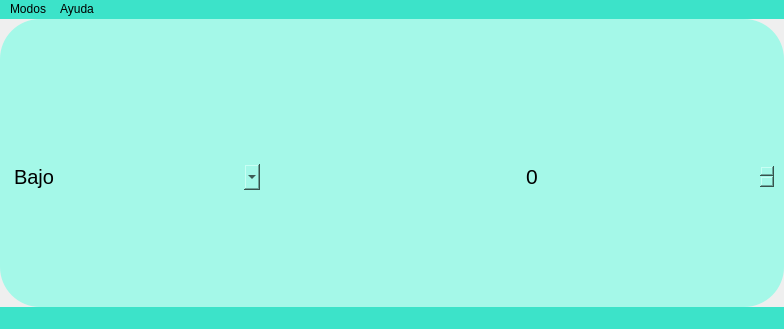
<?xml version="1.0" encoding="UTF-8"?>
<ui version="4.0">
 <class>Presentacion</class>
 <widget class="QMainWindow" name="Presentacion">
  <property name="geometry">
   <rect>
    <x>0</x>
    <y>0</y>
    <width>784</width>
    <height>329</height>
   </rect>
  </property>
  <property name="windowTitle">
   <string>Controller</string>
  </property>
  <property name="windowIcon">
   <iconset resource="iconos.qrc">
    <normaloff>:/iconos/iconos/remote_control_icon-icons.com_49852.png</normaloff>:/iconos/iconos/remote_control_icon-icons.com_49852.png</iconset>
  </property>
  <property name="styleSheet">
   <string notr="true">
</string>
  </property>
  <property name="unifiedTitleAndToolBarOnMac">
   <bool>false</bool>
  </property>
  <widget class="QWidget" name="centralwidget">
   <property name="font">
    <font>
     <pointsize>12</pointsize>
    </font>
   </property>
   <property name="autoFillBackground">
    <bool>false</bool>
   </property>
   <property name="styleSheet">
    <string notr="true">background:  rgb(164, 248, 232);
border-radius:40px;
</string>
   </property>
   <layout class="QGridLayout" name="gridLayout_2">
    <item row="2" column="0">
     <layout class="QGridLayout" name="gridLayout">
      <item row="0" column="2">
       <layout class="QVBoxLayout" name="verticalLayout_2" stretch="0,0">
        <property name="spacing">
         <number>7</number>
        </property>
        <property name="sizeConstraint">
         <enum>QLayout::SetDefaultConstraint</enum>
        </property>
        <item>
         <widget class="QLabel" name="label_2">
          <property name="minimumSize">
           <size>
            <width>0</width>
            <height>0</height>
           </size>
          </property>
          <property name="maximumSize">
           <size>
            <width>300</width>
            <height>200</height>
           </size>
          </property>
          <property name="baseSize">
           <size>
            <width>100</width>
            <height>100</height>
           </size>
          </property>
          <property name="font">
           <font>
            <pointsize>12</pointsize>
           </font>
          </property>
          <property name="styleSheet">
           <string notr="true">image: url(:/iconos/iconos/temperature-1_icon-icons.com_65085.png);</string>
          </property>
          <property name="text">
           <string/>
          </property>
          <property name="alignment">
           <set>Qt::AlignCenter</set>
          </property>
         </widget>
        </item>
        <item>
         <widget class="QSpinBox" name="temp">
          <property name="sizePolicy">
           <sizepolicy hsizetype="Preferred" vsizetype="Fixed">
            <horstretch>0</horstretch>
            <verstretch>0</verstretch>
           </sizepolicy>
          </property>
          <property name="maximumSize">
           <size>
            <width>16777215</width>
            <height>16777215</height>
           </size>
          </property>
          <property name="font">
           <font>
            <pointsize>16</pointsize>
           </font>
          </property>
          <property name="minimum">
           <number>0</number>
          </property>
          <property name="maximum">
           <number>0</number>
          </property>
          <property name="displayIntegerBase">
           <number>10</number>
          </property>
         </widget>
        </item>
       </layout>
      </item>
      <item row="0" column="0">
       <layout class="QVBoxLayout" name="verticalLayout">
        <item>
         <widget class="QLabel" name="label">
          <property name="sizePolicy">
           <sizepolicy hsizetype="Preferred" vsizetype="Preferred">
            <horstretch>0</horstretch>
            <verstretch>0</verstretch>
           </sizepolicy>
          </property>
          <property name="maximumSize">
           <size>
            <width>300</width>
            <height>200</height>
           </size>
          </property>
          <property name="font">
           <font>
            <pointsize>13</pointsize>
           </font>
          </property>
          <property name="styleSheet">
           <string notr="true">image: url(:/iconos/iconos/level_skill_icon_216954.png);</string>
          </property>
          <property name="text">
           <string/>
          </property>
          <property name="alignment">
           <set>Qt::AlignCenter</set>
          </property>
         </widget>
        </item>
        <item>
         <widget class="QComboBox" name="potencia">
          <property name="sizePolicy">
           <sizepolicy hsizetype="Preferred" vsizetype="Fixed">
            <horstretch>0</horstretch>
            <verstretch>0</verstretch>
           </sizepolicy>
          </property>
          <property name="font">
           <font>
            <pointsize>15</pointsize>
           </font>
          </property>
          <property name="layoutDirection">
           <enum>Qt::LeftToRight</enum>
          </property>
          <property name="autoFillBackground">
           <bool>false</bool>
          </property>
          <item>
           <property name="text">
            <string>Bajo</string>
           </property>
          </item>
          <item>
           <property name="text">
            <string>Medio</string>
           </property>
          </item>
          <item>
           <property name="text">
            <string>Alto</string>
           </property>
          </item>
         </widget>
        </item>
       </layout>
      </item>
      <item row="0" column="1">
       <widget class="QLabel" name="label_3">
        <property name="maximumSize">
         <size>
          <width>300</width>
          <height>100</height>
         </size>
        </property>
        <property name="styleSheet">
         <string notr="true">image: url(:/iconos/iconos/remote_control_icon-icons.com_49852.png);</string>
        </property>
        <property name="text">
         <string/>
        </property>
       </widget>
      </item>
      <item row="2" column="1">
       <widget class="QPushButton" name="power">
        <property name="font">
         <font>
          <pointsize>13</pointsize>
         </font>
        </property>
        <property name="text">
         <string/>
        </property>
        <property name="icon">
         <iconset resource="iconos.qrc">
          <normaloff>:/iconos/iconos/353434-off-on-power-switch_107506.png</normaloff>:/iconos/iconos/353434-off-on-power-switch_107506.png</iconset>
        </property>
        <property name="iconSize">
         <size>
          <width>100</width>
          <height>100</height>
         </size>
        </property>
       </widget>
      </item>
      <item row="1" column="1">
       <spacer name="verticalSpacer">
        <property name="orientation">
         <enum>Qt::Vertical</enum>
        </property>
        <property name="sizeType">
         <enum>QSizePolicy::Fixed</enum>
        </property>
        <property name="sizeHint" stdset="0">
         <size>
          <width>10</width>
          <height>20</height>
         </size>
        </property>
       </spacer>
      </item>
     </layout>
    </item>
   </layout>
  </widget>
  <widget class="QMenuBar" name="menubar">
   <property name="geometry">
    <rect>
     <x>0</x>
     <y>0</y>
     <width>784</width>
     <height>26</height>
    </rect>
   </property>
   <property name="styleSheet">
    <string notr="true">background: rgb(60, 227, 201);</string>
   </property>
   <widget class="QMenu" name="menuadad">
    <property name="title">
     <string>Ayuda</string>
    </property>
    <widget class="QMenu" name="menuContacto">
     <property name="title">
      <string>Contacto</string>
     </property>
     <addaction name="actionFacebook_2"/>
     <addaction name="actionTwitter_2"/>
     <addaction name="actionMail"/>
    </widget>
    <addaction name="menuContacto"/>
   </widget>
   <widget class="QMenu" name="menuMOdos">
    <property name="title">
     <string>Modos</string>
    </property>
    <addaction name="actionAuto"/>
    <addaction name="actionCool"/>
    <addaction name="actionHeat"/>
    <addaction name="actionDry"/>
    <addaction name="actionTurbo"/>
   </widget>
   <addaction name="menuMOdos"/>
   <addaction name="menuadad"/>
  </widget>
  <widget class="QStatusBar" name="statusbar">
   <property name="styleSheet">
    <string notr="true">background: rgb(60, 227, 201);</string>
   </property>
  </widget>
  <action name="actionAuto">
   <property name="text">
    <string>Auto</string>
   </property>
  </action>
  <action name="actionCool">
   <property name="text">
    <string>Cool</string>
   </property>
  </action>
  <action name="actionHeat">
   <property name="text">
    <string>Heat</string>
   </property>
  </action>
  <action name="actionDry">
   <property name="text">
    <string>Dry</string>
   </property>
  </action>
  <action name="actionTurbo">
   <property name="text">
    <string>Turbo</string>
   </property>
  </action>
  <action name="actionContacto">
   <property name="text">
    <string>Contacto</string>
   </property>
  </action>
  <action name="actionFacebook">
   <property name="text">
    <string>Facebook</string>
   </property>
   <property name="toolTip">
    <string>&lt;html&gt;&lt;head/&gt;&lt;body&gt;&lt;p&gt;&lt;a href=&quot;https://www.facebook.com/daryan.gongora.7&quot;&gt;&lt;span style=&quot; text-decoration: underline; color:#0000ff;&quot;&gt;Facebook&lt;/span&gt;&lt;/a&gt;&lt;/p&gt;&lt;/body&gt;&lt;/html&gt;</string>
   </property>
  </action>
  <action name="actionTwitter">
   <property name="text">
    <string>Twitter</string>
   </property>
  </action>
  <action name="actionAcerca_de_QT">
   <property name="text">
    <string>Acerca de QT</string>
   </property>
  </action>
  <action name="actionFacebook_2">
   <property name="text">
    <string>Facebook</string>
   </property>
   <property name="toolTip">
    <string>&lt;html&gt;&lt;head/&gt;&lt;body&gt;&lt;p&gt;&lt;a href=&quot;https://www.facebook.com/daryan.gongora.7&quot;&gt;&lt;span style=&quot; text-decoration: underline; color:#0000ff;&quot;&gt;Facebook&lt;/span&gt;&lt;/a&gt;&lt;/p&gt;&lt;/body&gt;&lt;/html&gt;</string>
   </property>
  </action>
  <action name="actionTwitter_2">
   <property name="text">
    <string>Twitter</string>
   </property>
  </action>
  <action name="actionMail">
   <property name="text">
    <string>Mail</string>
   </property>
  </action>
 </widget>
 <resources>
  <include location="iconos.qrc"/>
 </resources>
 <connections/>
</ui>
